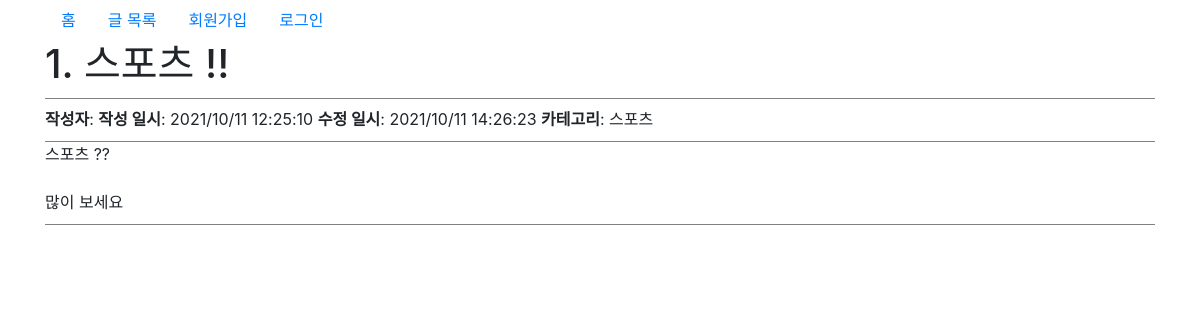
The app's page /board/detail/1, older data.
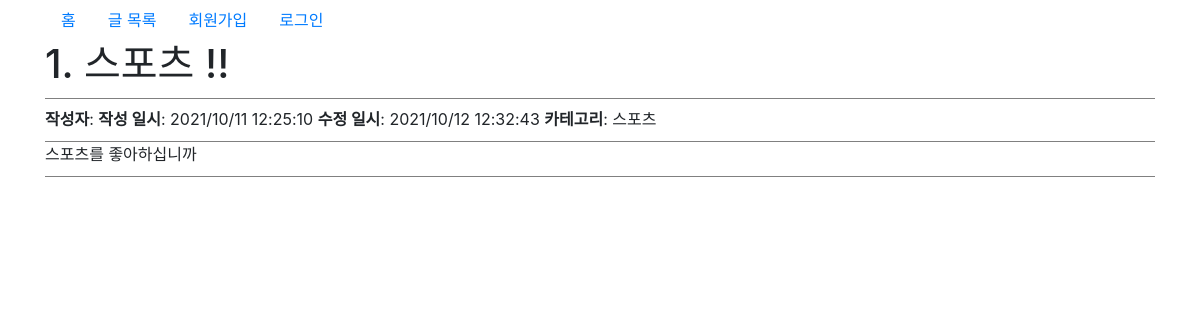
The same page, newer data.
### board/models.py (models this page shows, shortened)
class Post(models.Model):
    writer = models.ForeignKey(CustomUser, on_delete=models.SET_NULL, null=True, blank=True, verbose_name='작성자')
    title = models.CharField(max_length=255, verbose_name='글 제목')   # not null -> null/none/빈 문자열은 비허용
    content = models.TextField(verbose_name='글 내용')   # TextField: 대용량 text
    category = models.ForeignKey(Category, on_delete=models.SET_NULL, null=True, blank=True)   # nullable 컬럼, 빈 문자열 허용 컬럼으로 설정(blank는 form 검증과 관련)
    create_at = models.DateTimeField(auto_now_add=True, verbose_name='작성일시')   # auto_now_add: insert할 때만 일시를 자동 입력
    update_at = models.DateTimeField(auto_now=True, verbose_name='수정일시')   # auto_now=True: insert/update할 때 일시를 자동 입력
    class Meta:
        ordering=['-id']   # id 내림차순 정렬

class Category(models.Model):
    category_id = models.AutoField(primary_key=True)   # AutoField: 1씩 자동 증가하는 정수형 컬럼
    category_name = models.CharField(max_length=200, verbose_name='카테고리명')   # verbose_name: 필드가 화면에 나올 때 사용할 label값(등록/수정/조회 시 보여질 label값)
    class Meta:
        ordering=['category_id']   # 기본 정렬방식 지정

### board/templates/board/post_detail.html (shortened to what this page needs)
{% extends 'layout.html' %}
{% block contents %}
<h1 style="border-bottom: 1px solid gray; padding-bottom: 10px;">{{object.pk}}. {{object.title}}</h1>
<div style="border-bottom: 1px solid gray; padding-bottom: 10px;">
    <b>작성자</b>: {{object.writer.name}}
    <b>작성 일시</b>: {{object.create_at | date:"Y/m/d H:i:s"}}
    <b>수정 일시</b>: {{object.update_at | date:"Y/m/d H:i:s"}}
    <b>카테고리</b>: {{object.category.category_name}}
</div>
<div style="border-bottom: 1px solid gray; padding-bottom: 10px;">
    {{object.content | linebreaksbr}}
</div>
{% endblock contents %}

### templates/layout.html (shortened to what this page needs)
<!DOCTYPE html>
<html lang="en">
<head>
    <link rel="stylesheet" href="https://cdn.jsdelivr.net/npm/bootstrap@4.6.0/dist/css/bootstrap.min.css">
</head>
<body>
    <div class="container">
        <nav>
            <ul class="nav">
                <li class="nav-item">
                    <a class="nav-link" href="{% url 'home' %}">홈</a>
                </li>
                <li class="nav-item">
                    <a class="nav-link" href="{% url 'board:list' %}">글 목록</a>
                </li>
                {% if not user.is_authenticated %}
                    <li class="nav-item">
                        <a class="nav-link" href="{% url 'account:join' %}">회원가입</a>
                    </li>
                    <li class="nav-item">
                        <a class="nav-link" href="{% url 'account:login' %}">로그인</a>
                    </li>
                {% endif %}
            </ul>
        </nav>
        {% block contents %}{% endblock contents %}
    </div>
</body>
</html>

Row changes from the older to the newer data that the page shows:
changed Post "스포츠 !!": update_at "2021/10/11 14:26:23" → "2021/10/12 12:32:43"; content "스포츠 ?? 많이 보세요" → "스포츠를 좋아하십니까"
